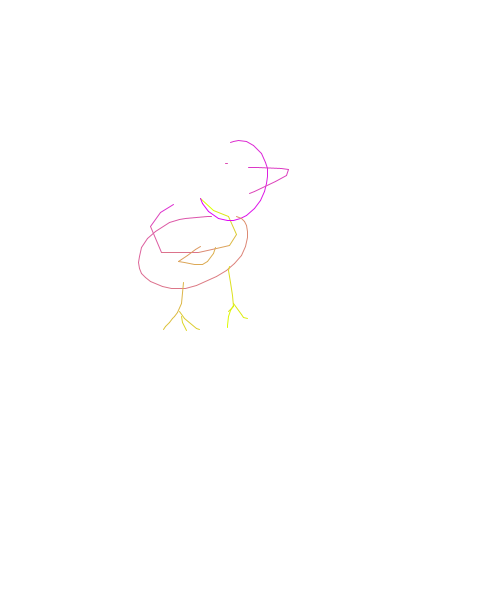
Frame 1 (no input)
Frame 60 (the mouse pressed at the canvas centre just before this capture): identical to frame 1, image omitted
Frame 120 (the mouse held since frame 60 and released just before this capture): identical to frame 1, image omitted

The Processing sketch that drew this single still picture (run headless with seeded random() and noise(); from frame 60 on, the mouse is pressed at the canvas centre):

// Processing sketch: sketch_180303a_read_sketch_rnn
// ── sketch_180303a_read_sketch_rnn.pde

FloatList inputStroke = new FloatList(
// circle (from bird input)
  //-4, 0, 1, 0, 0,-15, 9, 1, 0, 0,-10, 17, 1, 0, 0,-1, 28, 1, 0, 0,14, 13, 1, 0, 0,12, 4, 1, 0, 0,22, 1, 1, 0, 0,14, -11, 1, 0, 0,5, -12, 1, 0, 0,2, -19, 1, 0, 0,-12, -23, 1, 0, 0,-13, -7, 1, 0, 0,-14, -1, 0, 1, 0
  // bird base 2
  //-9.2,-12.400001,1.0,0.0,0.0,0.0,-22.0,1.0,0.0,0.0,12.0,-12.0,1.0,0.0,0.0,33.2,-6.0,1.0,0.0,0.0,19.6,10.400001,1.0,0.0,0.0,9.6,18.4,1.0,0.0,0.0,0.0,22.800001,1.0,0.0,0.0,-20.0,10.8,1.0,0.0,0.0,-32.0,0.0,1.0,0.0,0.0,-12.400001,-10.0,1.0,0.0,0.0
  // bird base 3
  
  
    -26.4,
    4,
    1,
    0,
    0
  ,
  
    -13.6,
    8.400001,
    1,
    0,
    0
  ,
  
    -9.6,
    13.6,
    1,
    0,
    0
  ,
  
    11.2,
    26.4,
    1,
    0,
    0
  ,
  
    36.8,
    0.4,
    1,
    0,
    0
  ,
  
    18.4,
    -4,
    1,
    0,
    0
  ,
  
    13.2,
    -3.2,
    1,
    0,
    0
  ,
  
    6.8,
    -11.2,
    1,
    0,
    0
  ,
  
    -8,
    -18,
    1,
    0,
    0
  ,
  
    -14.8,
    -6,
    1,
    0,
    0
  ,
  
    -13.2,
    -12,
    1,
    0,
    0
  
);

FloatList prediction = new FloatList(
  // good one (screenshots first)
  //-17.864302585991393,20.595817124959343,1,0,0,-10.37854589600954,-0.002269803930296877,1,0,0,-6.5041381790157144,2.063006940416965,1,0,0,-4.8961328226484735,2.82409213172939,1,0,0,-10.342868600832862,3.6054106867337086,1,0,0,6.588494290983084,4.452809804264114,1,0,0,7.144532941053767,1.9524082633385087,1,0,0,7.628578452258638,4.530035131965181,1,0,0,6.857268916884597,5.950197241581121,0,1,0,14.335839093907857,21.754134053270164,1,0,0,-4.571684396247875,5.81797014354429,1,0,0,-4.834861404651679,16.95865495841971,1,0,0,-1.284246122439011,11.164542267565297,1,0,0,0.7468624715928391,17.69995517150545,1,0,0,2.8085355981659843,7.751517850578618,1,0,0,9.92084247827268,11.475492222001495,1,0,0,18.824686024554126,12.035880716948117,1,0,0,11.84775439229727,2.98430933205029,1,0,0,14.030548419743864,0.9633792557105422,1,0,0,12.371966738628705,0.0011784601275299101,1,0,0,15.056001265085825,-3.4331116168617273,1,0,0,13.647551992588706,-6.5955810516090265,1,0,0,11.438772379685123,-8.949490104438746,1,0,0,6.7111731290618915,-7.480393733777684,1,0,0,3.735085377155771,-6.668860529942745,1,0,0,3.8404272318958674,-17.16255977858434,1,0,0,-0.5388794471314005,-8.261789110867241,1,0,0,-1.617334963884734,-6.5295971319646435,1,0,0,-4.733278485281355,-8.162523119561204,1,0,0,-3.6378194748142185,-3.846931057346487,1,0,0,-7.313362756093825,-4.9939979565162655,1,0,0,-13.992456623371528,-6.49546523251959,1,0,0,-13.613174455006728,-3.666139060582666,1,0,0,-16.40506781702681,0.00012102399275770217,1,0,0,-3.542017675813464,0.942567909922762,0,1,0,0.1135041331783299,12.60055194316948,1,0,0,7.8662123808688245,-2.085239772811391,1,0,0,6.591905754194519,-0.5695285507691639,1,0,0,14.137222833080932,-0.8310682225527586,1,0,0,11.207512032232374,0.7330658280688817,1,0,0,12.180208492045091,4.858837224822701,1,0,0,5.019647561185874,3.7191400392752225,1,0,0,3.6260676566599206,4.7445313404458,1,0,0,3.3214190099439747,10.251268882266583,1,0,0,0.8350106462509163,5.810061093919562,1,0,0,-0.34071689995470433,4.882623014791497,1,0,0,-1.989892948422202,4.237392446605986,1,0,0,-7.400890986162603,6.494893454504642,1,0,0,-12.39911374643378,4.699112053489912,1,0,0,-9.068105908078222,1.7413580401312965,1,0,0,-5.873407593797399,-0.0004416748482334205,1,0,0,-4.722080792062714,-1.3071282550507384,1,0,0,-7.98536934329906,-6.142304101417498,1,0,0,-6.197383170394507,-6.183983192117496,1,0,0,-4.240704350842677,-7.481113161742572,1,0,0,-2.5004036500756306,-6.765721736138603,0,1,0,-20.134514702294833,51.87081781433526,1,0,0,-0.07231007552324742,5.028938492571362,1,0,0,3.8107195015708695,19.46939626730352,1,0,0,1.3981251630328988,13.246900337621803,1,0,0,0.10038626383716365,7.422073722237138,1,0,0,-17.973743325887874,6.175636353501617,0,1,0,15.666984400969357,-10.216773068035577,1,0,0,0.6699905390757703,5.08527978549588,1,0,0,-1.2632624377117034,6.88337983516239,0,1,0,4.2921945384720415,-13.625050365463323,1,0,0,4.872413373401571,4.546542479766854,1,0,0,2.2428745524435754,-0.0008975667899414418,0,1,0,36.706854037078905,-42.57890477802946,1,0,0,-0.2545495489194371,5.526873053991268,1,0,0,0.11948412791581492,32.37761719160628,1,0,0,-2.11374864586812,4.14739800265142,1,0,0,-6.650058588751642,4.1714761020094215,1,0,0,-5.781314955462783,5.91264033010178,1,0,0,-2.6001809628290027,4.869065719050659,1,0,0,0.7193433373821622,4.942201385195641,0,1,0,16.305072269633524,-18.490087633161902,1,0,0,0.6017006358428428,6.429643123651635,1,0,0,-0.8148238334488545,10.376892841834593,0,1,0,3.4493748637259034,-20.522673634259085,1,0,0,15.693148718226269,8.597595409890884,1,0,0,4.378478915323643,1.2995036193949536,1,0,0,1.798406213563712,1.6523995501140354,0,1,0,-95.16255444856205,-158.54902736847677,0,0,1
  // 2 bird 
  //-28.448785880924117,24.148449791734695,1,0,0,-11.675786120083096,2.7420331139001526,1,0,0,-20.34389722969792,4.101319007134871,1,0,0,8.456995434573688,5.204093133399632,1,0,0,22.023383666617168,2.6656420805350716,1,0,0,5.500933300412688,1.817092378363991,1,0,0,4.694099475794531,0.0015540272582108784,0,1,0,39.93998779635313,19.099086530922367,1,0,0,3.7914332071467722,0.012430162244821935,1,0,0,10.442630771507188,1.1634687375633612,1,0,0,6.66327887778285,1.6816345906339907,1,0,0,15.402430240380196,8.658612467591304,1,0,0,20.01827120386103,4.726906905953212,1,0,0,32.633582216024,5.489962232681581,1,0,0,17.145760714941254,0.0005926354526960507,1,0,0,19.43405783334085,0.33192177612387913,1,0,0,6.021870927557468,-1.8306371843742923,1,0,0,8.894079016183179,-5.5009491491167495,1,0,0,7.126886086267995,-10.109979101631476,1,0,0,2.6240498679784374,-6.074370603496336,1,0,0,3.6840111757976906,-13.43953910307374,1,0,0,0.40397035359353944,-5.2170802076845995,1,0,0,1.2802557914801749,14.31953655016895,1,0,0,1.339499013132515,25.896406810071205,1,0,0,-2.818452922742918,20.70114901821841,1,0,0,-3.463969035887387,9.032061137896454,1,0,0,-7.394136737314298,12.71833511875752,1,0,0,-5.386433208318534,6.556967394080599,1,0,0,-7.347428928733681,5.933707800235698,1,0,0,-19.420397107025472,8.94407577390119,1,0,0,-14.598033785331326,4.144914318439342,1,0,0,-16.127607042287945,1.936819838069551,1,0,0,-25.745767368154386,-0.0006204119369451221,1,0,0,-19.703684627675965,-5.810882569844509,1,0,0,-18.434144442256773,-9.119765390038067,1,0,0,-6.808793826016996,-4.948375228960278,1,0,0,-14.92478035648485,-7.724754374037082,1,0,0,-13.145707497957735,-12.208634267951316,1,0,0,-8.257344212477669,-10.83483459236776,1,0,0,-6.642930515065148,-17.823492154129056,1,0,0,-1.2669400082345645,-7.003805498411351,1,0,0,0.488086437663734,-3.074847474545541,1,0,0,5.11988812451223,-4.890559558626896,1,0,0,9.94338126144993,-3.3081672548032834,0,1,0,33.595420493539976,-0.008609865295571438,1,0,0,-2.849229065833879,-0.0021698531473537844,1,0,0,-6.524130511836854,3.2739549778761923,1,0,0,-6.4147348957631,9.77865863147149,1,0,0,-0.9269487397412108,9.002997746235545,1,0,0,0.7673868852982882,5.674496777817417,1,0,0,6.368056592457158,10.201458213118045,1,0,0,7.73496768770997,5.5186211902786395,1,0,0,14.902887198528777,7.595566428940221,1,0,0,11.013688188685967,2.661666512115979,1,0,0,8.370300185621991,1.1526877205623411,1,0,0,16.405019337451325,0.000030124588516182773,1,0,0,19.43725744342282,-5.087687031273247,1,0,0,9.225760033435998,-4.34939576295002,1,0,0,4.686333625964428,-3.756980681219637,1,0,0,3.2576536994666503,-9.016703061621978,1,0,0,0.09422653567828805,-5.646423874916727,1,0,0,-1.2734664613250686,-3.970982559980213,1,0,0,-4.544211500767456,-5.2450805833798455,1,0,0,-11.656323102515664,-8.025092358234852,0,1,0,-97.13747675650858,-45.353872714064394,1,0,0,2.3202153765754083,1.8993662678123846,0,1,0,42.95538065320162,113.89712859651921,1,0,0,-1.458716424641261,18.322258375503644,1,0,0,-5.967449379259078,14.462565764832016,1,0,0,-9.098584058701158,1.9849867330012243,1,0,0,-8.408848888823341,-0.906309913682482,1,0,0,-13.647251564561152,0.6258945186055105,1,0,0,-7.876840357279653,2.0349707069962863,0,1,0,43.48487938713387,-4.650248164081603,1,0,0,-3.2049920829872027,1.188347470834194,1,0,0,-7.2722901602964445,8.80163880045617,1,0,0,-3.4587616690611807,6.302883147213577,1,0,0,-0.7414007916661195,4.331501232448249,0,1,0,17.592082468617935,-21.29655250246064,1,0,0,1.285172667408095,9.999936087325844,1,0,0,2.9230065220422707,8.49529945393523,1,0,0,1.9233501773269155,3.4078761909206694,1,0,0,4.142672282482664,2.5302127746742884,0,1,0,43.54608163286996,-55.58962694692204,0,0,1
  // 3 bird
  //-24.929931199163473,23.431054874661132,1,0,0,-23.30886914051702,-0.0022819808586281836,1,0,0,-13.200382796977953,2.746954071673021,1,0,0,-6.582642507603272,3.5169661268353365,1,0,0,4.600623065048338,2.5927969443055834,1,0,0,12.192417885364614,2.578729093054995,1,0,0,25.979105938375458,3.9759961997964104,1,0,0,2.829524213572507,2.771907965940756,0,1,0,45.61118694169856,-21.817013195236612,1,0,0,2.8127618140434576,-0.1691985620586863,1,0,0,7.392571843985191,2.1296873237097635,0,1,0,-20.383814076868628,1.8235294624033196,1,0,0,0.8074918474195932,-0.0010465873509936353,0,1,0,-3.791839134813751,43.87856859611467,1,0,0,-0.00478061730703752,14.171715181249933,1,0,0,7.836728061268309,34.26980942594908,1,0,0,13.756494102596282,27.153105778403482,1,0,0,7.506099578806299,8.271779062705978,1,0,0,10.57800589792065,6.8280584697975275,1,0,0,18.532443851161478,7.418912631633201,1,0,0,11.701456184086213,2.5388622174280067,1,0,0,15.663460108629984,1.0090353306741284,1,0,0,11.977861006988796,-1.5459151083082758,1,0,0,15.971437035287435,-7.966926880191984,1,0,0,11.292424362910955,-9.083778205862684,1,0,0,9.643930882797264,-15.42103644204635,1,0,0,9.124507789252727,-39.72808119987117,1,0,0,-1.0497227135816751,-13.002493752388881,1,0,0,-11.848215842498387,-22.101342705848477,1,0,0,-6.781215319066367,-6.658593446020784,1,0,0,-32.489333185881,-15.264532314160508,1,0,0,-10.785015561634335,-2.8172081243125633,1,0,0,-18.950613207227278,-2.271159132386524,1,0,0,-12.926858158061412,-0.0004461852939178138,1,0,0,-14.299140673165452,8.02714554953861,0,1,0,16.998227177812222,111.47050748000345,1,0,0,-2.6792819564740986,11.744471705328346,1,0,0,-6.126462274788436,16.41966174145102,1,0,0,-6.844623370814208,11.908456187868088,1,0,0,-1.4252284654950012,3.945800814598484,1,0,0,-2.6043238309301597,19.562964046805114,1,0,0,-2.0502776931913522,-0.0015581283649472452,0,1,0,55.076332455812874,-49.23095259974886,1,0,0,-5.624702088364068,43.10449460005942,1,0,0,-0.7748259553412546,1.2942608616525353,0,1,0,-31.980600192766822,-146.0248704998274,1,0,0,10.949223060232534,-3.568872778450337,1,0,0,14.709572684322803,-7.660328488085901,1,0,0,27.889685332173215,-24.208165994728624,1,0,0,21.274943433872824,-19.73944601012848,1,0,0,6.4674648852979555,-4.618246026008014,1,0,0,5.868244229998321,-1.8169864305133272,1,0,0,11.459381826173704,0.9059716541470934,1,0,0,5.312127131406813,3.004110170943778,1,0,0,5.517381548538757,7.055632275238586,1,0,0,4.328599791974518,12.7553886536345,1,0,0,1.5300315185356512,12.90496119046328,1,0,0,-1.4565809155889764,20.810399985918544,1,0,0,-2.076322059408739,7.025538472321716,1,0,0,-8.80816303360947,14.067325045690971,1,0,0,-12.869743888953233,10.335944913369664,1,0,0,-19.90830430431991,9.298976243926822,1,0,0,-7.924989252602495,-0.0620458362990466,1,0,0,-12.527066281540373,2.0204911867560185,1,0,0,-9.876517144821582,0.0001277224172578536,1,0,0,-14.465884033871307,-5.146817687709907,1,0,0,-5.94107968089906,-1.0367644608714583,1,0,0,-4.2788344538695355,-2.3619432514550174,1,0,0,-2.9511592810981435,-5.171756095785322,1,0,0,-1.0602491410856305,-5.281301497674366,1,0,0,0.16889820532084546,-5.551671630386601,1,0,0,2.818721625104663,-4.20757443508358,0,1,0,-54.20874623295808,33.401492105905646,1,0,0,6.776624079652273,4.138730923880134,1,0,0,10.670890611013744,2.563010659681459,0,1,0,2.678185952788916,-13.274298597964043,0,0,1
  // 4 bird
  //-18.834803766719162,27.02207665070319,1,0,0,-7.872669566526396,-0.002590284134998051,1,0,0,-15.583112320440152,6.075731556130832,1,0,0,5.922726455972005,2.9011777285782814,1,0,0,17.625481706261176,1.7740109944591202,0,1,0,32.990685373441444,25.13813806358589,1,0,0,1.1349222795139768,5.5774262719350505,1,0,0,12.187215558303096,48.69348192515214,1,0,0,5.055422466898135,8.201952344149799,1,0,0,13.768934057738356,11.944178260547853,1,0,0,5.639138805806397,3.0841399519967623,1,0,0,11.372789059163342,3.720104276872437,1,0,0,13.313418510558138,1.5935949724059078,1,0,0,12.393494337794568,0.00157433306857238,1,0,0,13.787365225285447,-6.3344447927033,1,0,0,9.199545916500021,-6.384816466925206,1,0,0,8.325962413806698,-9.8258707646961,1,0,0,6.42298344915775,-12.688406792677535,1,0,0,3.426093897208615,-11.368667542502973,1,0,0,1.0982556403107993,-10.249599586008118,1,0,0,0.04760052789566006,-8.361739190020202,1,0,0,-1.593343920305902,-6.848697973019973,1,0,0,-2.926090452861929,-6.181275329759245,1,0,0,-5.475071665983057,-8.499057183969281,1,0,0,-15.064613582878836,-15.161879038685031,1,0,0,-20.961719751924175,-12.20462027915151,1,0,0,-12.050119387178347,-4.549064200328733,1,0,0,-14.314482825513439,-2.0982705251662956,1,0,0,-8.71796337755159,0.00015032238960347973,1,0,0,-4.463726990835734,0.7720183814397098,1,0,0,-3.62410012274485,1.7002690914668852,1,0,0,-2.4688117769591726,4.275158990269753,0,1,0,50.352672810870736,41.0541983003961,1,0,0,2.800483412755775,-8.360300561411446,1,0,0,18.174243868140415,-18.111428471243695,1,0,0,7.973499421538287,-6.497307611138201,1,0,0,1.3684033246011196,5.196783400431064,1,0,0,-4.4943853873718576,9.441812592969063,1,0,0,-12.134636972250055,17.457829816851447,1,0,0,10.650495900628789,-8.440872821115263,0,1,0,-59.82943556663234,40.3847413100576,1,0,0,-0.7316204446537238,1.6850814524675515,1,0,0,-4.3460882066712365,29.66291768391679,1,0,0,-3.696723056603627,12.467735583605245,1,0,0,-0.5017448914971744,3.7964223478949517,1,0,0,-1.0398440799515536,3.0044589824534333,1,0,0,-6.640670107154391,6.934764448424155,1,0,0,1.3611386449639595,-2.829921322895578,1,0,0,6.129040472716149,-6.230406265941351,1,0,0,1.5056218580184202,12.148873136412414,1,0,0,-0.35185328858922404,2.892478454818712,1,0,0,1.6682943226306743,-0.24475592225577897,1,0,0,8.016826153800709,-7.937641546003123,0,1,0,34.526203855520585,-37.446155781997795,1,0,0,-0.6794401889835506,7.744917954920146,1,0,0,1.2855000004580848,18.823339841545334,1,0,0,-6.076427124067367,3.586678668514756,1,0,0,-3.923763513528446,2.5300429812685303,1,0,0,-3.3680438297545607,3.5827239626957743,1,0,0,6.112342402344862,-5.440755930194591,1,0,0,3.4660516047075483,-2.810736440220857,1,0,0,1.6295916495982274,1.2451832341384759,1,0,0,3.631149676866856,7.656880326660614,1,0,0,2.008473705023768,2.55307741986305,1,0,0,4.370942257096228,0.3599569100067317,1,0,0,0.6911659773998469,-5.347017315389103,1,0,0,-0.2706792320501464,-2.0342072039641246,1,0,0,-1.2138976499259657,0.07776389180428275,1,0,0,-5.52177132298577,6.5884979322312915,0,1,0,-97.50580893186714,-139.46083879656888,0,0,1
  // 5 bird
  //7.237738720404765,8.581084622825237,1,0,0,5.168403477320499,-1.0622692656578139,1,0,0,19.537585786144994,1.7468607538410776,1,0,0,9.513943527341086,2.1306050870686555,1,0,0,17.495884208055863,7.706827369233645,1,0,0,10.383236083916682,10.240895420337973,1,0,0,2.7833787033927297,4.637808570628385,1,0,0,1.2062762207057762,4.995885337126841,1,0,0,-12.003197424740653,4.572759520332685,1,0,0,-35.34256429570314,3.4006024506647696,1,0,0,-6.244842545845444,1.2117737166009608,1,0,0,-12.130470045441971,-0.0008232520699556645,0,1,0,-17.105080211575704,-24.960857812485028,1,0,0,-1.9805955652870577,-0.0009044300994205654,1,0,0,-1.2066774000398341,4.183698827570298,1,0,0,0.1905886857125748,8.79355444635725,1,0,0,1.8508992171487777,4.497777925889322,1,0,0,4.798966575750944,6.379618103757438,1,0,0,6.654669485768971,4.326936159869701,1,0,0,7.273800323620204,1.3581115500698009,1,0,0,4.46227488047159,-0.6684667741986822,1,0,0,4.512044310202116,-1.9131594419410267,1,0,0,3.9082799536392865,-4.001166967695746,1,0,0,1.8869984876062789,-3.544704817324084,1,0,0,-0.47080455082878775,-5.736993075844039,1,0,0,-2.350713808759945,-6.5491304729389235,1,0,0,-6.188613320938242,-7.815833657006958,1,0,0,-4.473212286476212,-3.41693339705236,1,0,0,-6.061476460016138,-2.7367970156203256,0,1,0,-20.742122162250556,37.82587558519313,1,0,0,-4.599164309506397,4.223955698854454,1,0,0,-3.6121635696682803,5.49149229249299,1,0,0,-13.77910552196043,24.024421838436634,1,0,0,-10.319696488408157,12.0200833207894,1,0,0,-20.261334581853877,27.29093590522942,1,0,0,-1.9610389407415,4.595401054287557,1,0,0,-0.5652699288552238,3.2263921235325266,1,0,0,1.7406820453929508,9.010639236637573,1,0,0,1.8150651128980793,3.9393003092415477,1,0,0,2.8695838591443383,3.9536282322863614,1,0,0,15.148810738182775,6.099368926726473,1,0,0,11.451411191291738,0.0006386936067457386,1,0,0,10.202213886144868,-2.254123000969642,1,0,0,8.604034359618234,-3.7312003933873648,1,0,0,9.539292984750636,-6.391513759479675,1,0,0,9.854351549745491,-8.904541142988117,1,0,0,7.449198315543493,-8.405984390765497,1,0,0,7.526455383613008,-11.667239412646792,1,0,0,3.579668099208618,-8.046263759954961,1,0,0,2.1058344317466346,-7.723960770266137,1,0,0,1.5025643183244106,-11.688196600063193,1,0,0,0.08195949430663972,-6.51129744386745,1,0,0,-1.2829501586922052,-6.639802605700915,1,0,0,-2.0831154541983348,-4.135318188530858,1,0,0,-2.937188070765855,-2.504173749544337,1,0,0,-2.882598124591538,-1.2028869866957874,0,1,0,-32.82183428073566,13.229407074460113,1,0,0,-2.0551306003831593,3.4934910579721303,1,0,0,-8.814527266890053,13.411208065994785,1,0,0,-11.410526841250377,12.894305921749718,1,0,0,-4.49222443563039,4.3587693929020705,1,0,0,-6.919772263147747,8.50499522862424,1,0,0,-3.560238152805527,6.068431167486091,1,0,0,-2.706420287329783,7.385542845220388,1,0,0,-0.5725401194361768,3.829855299621128,1,0,0,0.6678050960500158,2.675739962097872,1,0,0,2.9941186551925334,1.2685250472412781,1,0,0,11.95710444941078,-2.6027183786204255,1,0,0,4.320489546053714,-2.011711874878505,1,0,0,16.77625295374219,-11.993292044858547,1,0,0,20.375370722282625,-19.86735751614836,1,0,0,3.870488256282992,-5.930224941206376,1,0,0,3.6950683963272857,-9.40093087354988,1,0,0,2.3183462005844007,-11.642377200392465,1,0,0,0.3455023429658958,-2.3341430325614025,1,0,0,-1.0067882521351372,-3.58480969237817,0,1,0,-23.482042336175965,72.44789848400518,1,0,0,0.7414741410713095,4.856327224700188,1,0,0,3.842946847595529,31.25644531958713,1,0,0,9.915651229926992,2.4723199273743734,1,0,0,11.076811574300205,1.6413695868082345,1,0,0,7.637681838770545,1.1611913202180337,0,1,0,-24.201126962339732,-9.943369160751933,1,0,0,-2.738407797553001,17.126028301020824,1,0,0,0.16314584474551658,7.827421675222913,0,1,0,0.7385668758256062,-25.195923351967956,1,0,0,1.5006498612678898,-0.0011366716513625478,1,0,0,6.7625330330864575,5.212184959982049,1,0,0,19.92709567122382,14.557682744372507,0,1,0,-56.38455767179183,-54.875337410618734,1,0,0,-0.41062060205589107,4.489531626494293,1,0,0,-1.2499670351756536,26.06212549734617,1,0,0,-2.096717815153387,7.179349380916529,1,0,0,-1.0945337111419444,8.1010862690623,1,0,0,-1.461910568118673,3.4437494483894135,1,0,0,-4.619328278633661,4.964118069662243,1,0,0,-13.069787376600567,11.349107463153592,1,0,0,-7.061521881323411,7.195105851619469,0,1,0,18.827171374720468,-24.541229917994333,1,0,0,5.25714549413668,15.506146472647188,1,0,0,4.621322256334134,7.888546798376804,1,0,0,4.267096296106386,4.846230126744286,0,1,0,-9.795915963062917,-24.54053674787267,1,0,0,-2.1120819146936762,5.375015645824578,1,0,0,-2.7920767576537453,18.39457376221328,1,0,0,-1.4170329928585306,5.247409215683945,0,1,0,49.831462302209104,-171.96003470049888,1,0,0,-0.2844409706203312,1.2363329982606723,0,1,0,-3.103535097642791,14.56023388547712,0,0,1
  // 6 bird
  //23.23028712844275,43.819827537752374,1,0,0,20.072875775081688,1.575576116608603,1,0,0,7.180591345140585,1.5541032528308412,1,0,0,15.90951849132788,1.1855073875451245,1,0,0,20.036975641731253,3.1145740159416655,1,0,0,-7.683568680895253,2.947359951846955,1,0,0,-32.35596381017011,10.728516110179115,1,0,0,-15.25476113840749,2.057033571339155,1,0,0,-9.587317060929482,-0.0011493764908393593,0,1,0,-31.586610058414923,6.3497088708749425,1,0,0,-4.833674435207091,4.737558843447193,1,0,0,-8.563315463879174,18.476964346301955,1,0,0,-16.42544517349588,31.95198101183796,1,0,0,-2.2421468120412453,8.213940935304985,1,0,0,-6.427414520117597,11.446779398766546,1,0,0,-8.197095388480271,11.531181143366965,1,0,0,-12.299589264469098,13.088138048324344,1,0,0,-3.3159665271664376,4.826120079178815,1,0,0,-3.0779665391488495,2.692399697935164,1,0,0,-12.808520643778742,7.058049462289376,1,0,0,0.3620362227816274,0.7053419434485897,1,0,0,7.581105531381652,-3.250778884239025,0,1,0,45.42757481146928,-54.53933328338588,1,0,0,-0.15716086075375155,3.9759834843013584,1,0,0,-6.281785894077274,12.044316543133734,1,0,0,-3.8904353641202247,11.731208231673444,1,0,0,-1.4309273639054647,8.70144171652835,1,0,0,-6.181695745287615,14.905572423114748,1,0,0,-5.704768912818098,9.687455740916565,1,0,0,-6.324006150230051,6.818365328372814,0,1,0,71.62564615730594,-122.3805555551626,1,0,0,2.366584743621882,2.819722511166125,1,0,0,13.782951969603076,10.629004256657053,1,0,0,17.790296213084677,10.996297540365536,1,0,0,2.9955841198887785,2.930018851569078,1,0,0,2.626121159712368,5.343631224291804,1,0,0,2.3733018261092043,8.048814698371462,1,0,0,0.5086200695635097,14.728724755733772,1,0,0,-6.223491627728667,19.671484463121487,1,0,0,-5.91621577720451,8.800362805945317,1,0,0,-6.939621378606108,7.361339439612291,1,0,0,-8.597639511515352,5.979807647246968,1,0,0,-11.671205131842823,5.04164900815481,1,0,0,-11.014019158717367,2.8686552348087284,1,0,0,-6.891759638471309,1.011238383218437,1,0,0,-23.67118107384955,4.446287151612591,1,0,0,-14.748295955572186,0.0008275879926204854,1,0,0,-13.418798499044257,-2.3878214800446003,1,0,0,-3.4531214984671768,-1.6835542051676833,1,0,0,-2.2494512986932196,-2.0992855575759948,0,1,0,43.33573863464602,-32.038048922444865,1,0,0,-5.2670634847215805,7.696401041127037,1,0,0,-4.767364458422855,4.80706466534576,1,0,0,-6.901856013309682,3.9196314963363497,1,0,0,-19.711719006375006,8.017258976060868,1,0,0,-4.148496377491448,0.7910641994927623,1,0,0,0.3520755681708404,-0.00077650305278331,0,1,0,32.91250859350442,7.792715606367012,1,0,0,-0.006721730378824886,11.082257431303569,1,0,0,-1.8987892618829945,9.432171652941523,1,0,0,-0.0372355375841109,4.53710232953654,1,0,0,7.410591851557237,17.704976490268216,0,1,0,-3.192091274975934,-0.9899365779491801,1,0,0,-1.7578173349556976,2.61825415300899,1,0,0,-11.346053586246537,13.703685004007284,1,0,0,1.2642829570662037,-1.086374458016494,0,1,0,12.482146001552126,-14.308604453712478,1,0,0,5.828108832381142,8.450852550231332,1,0,0,5.3390586329664975,5.543053278629169,1,0,0,4.179250423218752,2.7340766758036144,0,1,0,-14.43222519877021,-17.465199757330986,1,0,0,10.258590993191536,-0.3169516137231427,1,0,0,3.4606700427759525,-0.9864403549136646,1,0,0,9.977677202834967,-4.984431270131996,1,0,0,1.0616030673760053,-1.5080001051478475,0,1,0,-5.276216893864525,-37.898469373142184,1,0,0,4.892550709564688,9.034629680908376,1,0,0,6.504344288666107,19.48666031972761,0,1,0,-2.4144235026349192,-0.09448509635498219,0,0,1
  // 7 bird
  //16.002672131045248,47.03279452027326,1,0,0,9.29429936870788,0.33326228949050013,1,0,0,0.12189690134533263,0.0002557600201470728,1,0,0,-4.25763078739977,0.13749145124402487,1,0,0,-17.51261759247339,4.860736327577419,0,1,0,4.419297108743518,-34.22478107856633,1,0,0,-0.21081046493581418,-0.0007049643781551125,0,1,0,14.411034587749292,26.892951322163075,1,0,0,3.0255736860550115,2.0545710160233406,1,0,0,13.50216390000475,6.610237019115661,1,0,0,5.254483258966148,1.5043378753615053,1,0,0,2.857617483478655,-0.004233761015324817,1,0,0,4.859886687139371,-1.9436627727572706,1,0,0,6.411389458802106,-5.342089759181607,1,0,0,2.6902039324850655,-4.387958141180525,1,0,0,0.4965441753948855,-3.0884544209580294,1,0,0,-1.0293287709296364,-3.8391198788939476,1,0,0,-22.780087236843915,-10.349907540663844,0,1,0,-16.04152688569064,-4.484081842532988,1,0,0,-0.36936381519917477,-0.0018013555644413968,1,0,0,0.5747119950271804,-1.369665207847029,1,0,0,1.2843192422873422,0.8481117613031844,1,0,0,-0.07225178729991967,-0.21350689904193138,1,0,0,-0.6258751111990251,-0.6273806954191476,1,0,0,-0.8356379120418845,0.4293888109828615,1,0,0,-0.44615979914514897,-0.1288232318555038,1,0,0,0.41783259447707544,1.113873627773753,1,0,0,-0.4748143749730481,-0.38238319122313263,0,1,0,-54.589077017521014,33.98534854363246,1,0,0,-10.849221434237972,0.15272809014818337,1,0,0,-21.24331416376866,-4.465565213061802,1,0,0,-33.63421436789004,-4.63072371369306,1,0,0,-19.37635990881761,-0.08148531524563543,1,0,0,-22.902682489909495,19.257149530364714,1,0,0,-3.883990974179569,2.616608644196742,1,0,0,-4.402925617976519,5.749179888518463,1,0,0,-8.367601972924312,18.200349597642248,1,0,0,-1.6019382024212023,9.243578081940726,1,0,0,-0.1632225753477332,9.426952242929048,1,0,0,5.024707222829151,15.92427890272899,1,0,0,5.492849288514854,7.788672475865569,1,0,0,7.839376665299835,7.04777950116017,1,0,0,9.028299822224705,4.759474960132066,1,0,0,12.346564302103998,3.842689545357654,1,0,0,15.265706407912603,2.9709594789284437,1,0,0,37.154956376287466,0.6718396704805918,1,0,0,7.449575970611825,-1.4516191642381624,1,0,0,11.799975598522426,-3.8288578855519977,1,0,0,8.382384876319065,-5.1232973601400245,1,0,0,13.644121756705964,-12.552202927020417,1,0,0,9.77436442835711,-15.55559915576233,1,0,0,5.181156259400055,-11.441436140746811,1,0,0,2.2676380930896642,-7.6601908102266965,1,0,0,2.4721235049223815,-17.783688824358137,1,0,0,-0.5704151451343611,-10.752785354143477,1,0,0,-1.8158264382242197,-5.209313565898407,1,0,0,-2.178585409827873,-2.493330899895601,0,1,0,-75.86023726762043,85.29917349229494,1,0,0,0.13678688284871005,16.51955110391389,1,0,0,-1.7874257796222455,22.489707405751858,1,0,0,0.25591256461317385,7.405891005441144,1,0,0,2.546085822924407,1.6948483247485433,1,0,0,2.6862472996656437,1.635420885593446,1,0,0,7.313404773337678,2.2268460595163333,1,0,0,5.634390886394662,-0.0006474852125693184,1,0,0,8.948449371682086,-1.954204206418369,0,1,0,-30.346875983968587,-5.803335049970035,1,0,0,7.243618611511363,4.421528538011843,1,0,0,12.683539664415017,11.85528791844848,0,1,0,-16.715608324858053,-19.67151601101173,1,0,0,0.5414143440351047,15.047274174483837,1,0,0,1.6421801317956297,6.812784092837396,0,1,0,18.556605391669418,-64.60049973148952,1,0,0,-0.9519505438556621,10.321421199694338,1,0,0,2.044437735060484,23.38350458696984,1,0,0,5.167587402452024,6.5083029847433425,1,0,0,8.749717587071387,3.092900561683783,0,1,0,-13.513964208314858,-4.591384145333408,1,0,0,4.885949124058532,0.8190577904314228,1,0,0,22.135492635517384,6.130095016432367,1,0,0,11.935670342792955,5.153281056303602,0,1,0,-36.4275358622054,-14.43514483899281,1,0,0,3.123994399792958,5.681686928199084,1,0,0,6.176130197502296,7.393544265035632,1,0,0,10.764086622896205,9.411028209149121,1,0,0,5.777849029083649,3.7856106065463444,0,1,0,-25.68909059197474,-23.7929401370714,0,0,1
  // infer bird base 2 (1)
  //-4.119569257582111,-5.488983525880285,0,1,0,44.56182287748254,-15.386680018476069,1,0,0,11.997830057703714,-0.002197043874259233,1,0,0,18.95176800725572,-2.8331894248809446,1,0,0,2.0589051774166656,4.209397736813234,1,0,0,-14.339783473604362,16.771205170839462,1,0,0,-8.317490679913977,3.807451811841878,1,0,0,-11.138673170383884,0.6225503690187725,0,1,0,-30.054763549459675,8.120452143539444,1,0,0,-9.480277139074813,10.643320357646608,1,0,0,-11.058502920609943,8.845204759559518,1,0,0,-8.985634185999354,5.052364967341802,1,0,0,-14.134136455607887,5.172210538472429,1,0,0,-26.20937228217543,4.275248429565677,1,0,0,-23.66819731416134,13.407815760883294,1,0,0,-7.558061728867538,8.102424391588146,1,0,0,-9.098086512733113,13.49394766109191,1,0,0,-1.2173991582625439,9.387735618716427,1,0,0,0.7020600485412963,9.686071974165811,1,0,0,3.0975209049273786,6.151900587912635,1,0,0,6.814143716886817,7.302381099936182,1,0,0,11.617773715790278,5.551019009919051,1,0,0,11.916595125712703,3.8590617469551725,1,0,0,40.550285995544634,-0.42317811195103927,1,0,0,16.80809523713967,-3.6950299055316154,1,0,0,35.94267674261761,-16.4105088396212,1,0,0,12.072932800084121,-9.881456713445385,1,0,0,9.130632695091984,-11.898117677445612,1,0,0,5.600850639750336,-10.535311063763208,1,0,0,3.5681771162632385,-13.017150952600058,1,0,0,0.9036705971563492,-10.81123903634208,1,0,0,-1.7964292940626634,-13.213371020214254,1,0,0,-5.01183445396157,-10.62387945962792,0,1,0,-82.608716447785,31.11097749968245,1,0,0,-15.110522757632245,-9.079134461734546,1,0,0,-12.590460927088913,-5.6686194534592245,1,0,0,-8.913137378411633,-1.2759125228833679,1,0,0,-26.7650044606952,0.8592335268567155,1,0,0,-10.168082293033128,2.8066538286533755,1,0,0,-6.119174632498274,3.0795033972252037,1,0,0,-8.230825989730752,6.772805172010209,1,0,0,-3.0348030092772067,4.811815910000437,1,0,0,-1.8192110971208615,5.903497869194076,1,0,0,0.07748504364718983,7.219992917250678,1,0,0,2.074325913109987,5.005408145942391,1,0,0,4.908927354973666,4.489344118842503,1,0,0,11.1506494702916,4.319180744796791,1,0,0,13.789310393444481,1.6256200287188645,1,0,0,14.462627415305661,-0.9441019071080169,1,0,0,13.0086954900639,-4.4903931962059,1,0,0,18.58362153386234,-9.483064650856566,1,0,0,17.463611327200816,-11.796911483270152,0,1,0,3.784566241362196,74.26273915712908,1,0,0,-3.0951181466971267,19.925302065830827,1,0,0,-2.6778835897119686,7.666169917854888,1,0,0,-0.7626807223294338,5.941999586149888,1,0,0,8.289277406867221,3.5345372038315754,0,1,0,48.0700468065989,-59.9434503837938,1,0,0,-1.4843727119190209,7.884511515174897,1,0,0,-0.14502558248206998,29.460178114132248,1,0,0,0.9486869012351199,6.477566417909123,0,1,0,11.631500319285216,-133.8531457102441,0,0,1
  // infer bird base 2 (2)
  //-2.2365092643507194,-12.615243586939345,0,1,0,14.253888760985292,-10.312303481138123,1,0,0,-4.252943299950419,-0.0017461820862025783,1,0,0,-14.996745805800451,9.642399643466877,1,0,0,-11.456372822703765,5.562749138214585,1,0,0,2.4863434842134713,4.740571234558661,1,0,0,14.743806157181016,0.19835651592367615,1,0,0,16.755805527041964,-2.0594683548369193,0,1,0,27.67924587871187,7.236091994650433,1,0,0,4.466283803835337,7.1394404907490125,1,0,0,9.268707467961077,9.268176339219856,1,0,0,9.520695236622181,5.381832749579301,1,0,0,12.07319898096031,4.021754888722142,1,0,0,7.470143580603087,1.6074623458604937,1,0,0,14.205982614088146,0.0011618671442033418,1,0,0,6.640235669362393,-1.7057915619178163,1,0,0,18.443301045220952,-20.359465762462474,1,0,0,2.5367384616668174,-6.289564067973158,1,0,0,0.9392602872141805,-7.38089595327805,1,0,0,-0.3533036314067313,-7.771885650532329,1,0,0,-2.7046302749128097,-8.168061175646502,1,0,0,-4.627797943847743,-5.540383763624793,1,0,0,-8.334858965702464,-4.804906664913477,1,0,0,-6.327989964647973,-1.8120097216647455,1,0,0,-8.17402640159765,-0.7108141727087812,1,0,0,-10.895149617401298,1.2439068748177624,1,0,0,-6.861751738300213,1.9673778668422215,1,0,0,-9.743860830487204,5.749081311397607,1,0,0,-6.319418253622141,5.753360879854149,1,0,0,-3.2294432726590947,5.480442270455577,0,1,0,16.085585864152762,28.520855786850763,1,0,0,-0.7337017704732204,-0.011391505021453878,1,0,0,-3.6639456225836073,24.596975480733413,1,0,0,-2.8594213157177157,11.039464294787946,1,0,0,-3.813184707567646,3.0727803419378894,1,0,0,-3.318261597691083,0.6277404604989162,1,0,0,-17.548843631122942,3.0801811226611915,0,1,0,22.882837819976814,-3.558504128144049,1,0,0,-0.004221309960163475,7.970516432298097,1,0,0,-1.4618888237942953,8.658148512312481,0,1,0,1.0768418498138415,-18.91759328976139,1,0,0,4.531331250412563,5.917732864102341,1,0,0,8.575966840297145,7.4566341755792935,0,1,0,31.3721454637171,-40.6200664105937,1,0,0,-0.26687297137030463,14.830975868816765,1,0,0,-1.7085521716185312,8.065201673736945,1,0,0,-1.4563157184852313,1.3407220963831212,1,0,0,-4.8175258291543015,1.142722304334849,1,0,0,-11.810712754855084,6.582275396860337,1,0,0,-4.207524077437701,3.5321202801295684,1,0,0,-1.5574248736636547,0.5297352149662975,0,1,0,16.980319581825775,-8.903101977197913,1,0,0,-0.5789436637097504,5.538593848075162,1,0,0,0.7622451458587698,5.392071777461626,0,1,0,3.614636117674111,-10.72434279889089,1,0,0,12.343984384197313,7.041851532418146,1,0,0,5.7755921286060365,2.3893315979406786,0,1,0,-50.032085661587146,-78.45623056583517,1,0,0,7.748458405381008,-6.255848143296697,1,0,0,12.808915177753732,-7.980439419521104,1,0,0,16.641966559787004,-6.339600461289756,1,0,0,33.9397855211977,-7.781966689732553,1,0,0,1.2857715068497766,2.8538098998504573,1,0,0,-3.223773900529961,12.066067135513649,1,0,0,-2.473719463136936,6.297603059679644,1,0,0,-3.5868289774518636,4.175461112837026,1,0,0,-9.341603509834725,7.026147047265604,1,0,0,-14.093594710527485,5.333027022561461,1,0,0,-8.138326360138377,1.7849054856394584,0,1,0,-54.470035031953536,-16.542456790809293,0,0,1
  // infer bird base 3 (1)
  
  
    1.7581622692852161,
    5.197062169433379,
    1,
    0,
    0
  ,
  
    6.0625737288537,
    8.322345732542365,
    1,
    0,
    0
  ,
  
    10.3211577382101,
    6.2944495940272365,
    1,
    0,
    0
  ,
  
    8.313986039511704,
    2.0556991710756485,
    1,
    0,
    0
  ,
  
    6.278709408635118,
    0.06574224950740525,
    1,
    0,
    0
  ,
  
    6.640832688883448,
    -1.3941933516415643,
    1,
    0,
    0
  ,
  
    6.248845612082852,
    -3.2593497010426917,
    1,
    0,
    0
  ,
  
    7.979243660660489,
    -7.2059431236518465,
    1,
    0,
    0
  ,
  
    5.820171541573107,
    -7.639350598400524,
    1,
    0,
    0
  ,
  
    4.360346904592972,
    -9.153386399047918,
    1,
    0,
    0
  ,
  
    1.9715047436608875,
    -7.77675940188199,
    1,
    0,
    0
  ,
  
    0.9500527883436438,
    -7.599361302022665,
    1,
    0,
    0
  ,
  
    -0.23279619357089149,
    -7.862595620531166,
    1,
    0,
    0
  ,
  
    -1.532029454359535,
    -6.305969079809344,
    1,
    0,
    0
  ,
  
    -4.104625987882114,
    -8.269185713980205,
    1,
    0,
    0
  ,
  
    -7.936093053849059,
    -8.231630948084597,
    1,
    0,
    0
  ,
  
    -7.030012320826593,
    -3.7033943106401677,
    1,
    0,
    0
  ,
  
    -7.756604008703754,
    -1.184931233206134,
    1,
    0,
    0
  ,
  
    -5.4457554431865,
    0.46518254693288424,
    1,
    0,
    0
  ,
  
    -2.831300411628135,
    1.3542884405525146,
    0,
    1,
    0
  ,
  
    17.76879282206178,
    25.253153364179898,
    1,
    0,
    0
  ,
  
    8.653136751221604,
    -0.533091335205536,
    1,
    0,
    0
  ,
  
    24.059520963467893,
    1.5289171841595859,
    1,
    0,
    0
  ,
  
    7.084592376363069,
    1.1725672632378459,
    1,
    0,
    0
  ,
  
    -1.7067632133640314,
    5.336190451414813,
    1,
    0,
    0
  ,
  
    -11.072097494661927,
    5.882838423519626,
    1,
    0,
    0
  ,
  
    -21.298249247290354,
    10.011021458036723,
    1,
    0,
    0
  ,
  
    -4.422975696640129,
    2.570290520102143,
    0,
    1,
    0
  ,
  
    -21.781075642733803,
    -29.968089716543417,
    1,
    0,
    0
  ,
  
    -2.1220874022110854,
    0.08871620551075109,
    0,
    1,
    0
  ,
  
    -14.674347131327382,
    52.94080143142794,
    1,
    0,
    0
  ,
  
    -3.8508785600396616,
    -0.6596771529973134,
    1,
    0,
    0
  ,
  
    -21.88796933202926,
    1.8864441026140562,
    1,
    0,
    0
  ,
  
    -6.052312274372515,
    0.9504975375116999,
    1,
    0,
    0
  ,
  
    -9.601929522927625,
    3.2817015356686183,
    1,
    0,
    0
  ,
  
    -13.940878320874953,
    8.846836016575189,
    1,
    0,
    0
  ,
  
    -8.004904023759526,
    7.733757498605202,
    1,
    0,
    0
  ,
  
    -5.9975083722227405,
    8.80196403387985,
    1,
    0,
    0
  ,
  
    -2.650905868095559,
    8.33120597623815,
    1,
    0,
    0
  ,
  
    -0.40302906493432145,
    5.98008423636803,
    1,
    0,
    0
  ,
  
    0.8571939761050876,
    6.232777996758148,
    1,
    0,
    0
  ,
  
    2.0408782241458923,
    4.809789834975663,
    1,
    0,
    0
  ,
  
    3.6839004706628646,
    4.646373123030115,
    1,
    0,
    0
  ,
  
    5.6294174256029095,
    4.097110595480027,
    1,
    0,
    0
  ,
  
    11.091364530443657,
    4.353104621519711,
    1,
    0,
    0
  ,
  
    9.93997876388408,
    2.122134979306779,
    1,
    0,
    0
  ,
  
    13.832412231191286,
    0.17431700697764235,
    1,
    0,
    0
  ,
  
    11.180214349133863,
    -2.470391278508709,
    1,
    0,
    0
  ,
  
    19.54902592925127,
    -8.97477582522886,
    1,
    0,
    0
  ,
  
    9.629458340583913,
    -6.25454998439685,
    1,
    0,
    0
  ,
  
    8.265060672350183,
    -7.366180749262824,
    1,
    0,
    0
  ,
  
    6.930492369505189,
    -7.658714252510392,
    1,
    0,
    0
  ,
  
    4.6192919652856,
    -9.573020631609216,
    1,
    0,
    0
  ,
  
    1.9201996745729633,
    -8.2728827657134,
    1,
    0,
    0
  ,
  
    0.06770488601996053,
    -6.51234886815614,
    1,
    0,
    0
  ,
  
    -1.17755089352232,
    -5.593665414549564,
    1,
    0,
    0
  ,
  
    -2.1260217997006587,
    -4.061311716718528,
    1,
    0,
    0
  ,
  
    -2.9365291966264713,
    -2.9896424586405357,
    1,
    0,
    0
  ,
  
    -4.933462562447113,
    -2.2519497458433375,
    0,
    1,
    0
  ,
  
    -36.175887389406135,
    30.483551863023123,
    1,
    0,
    0
  ,
  
    -5.391877707081568,
    2.159150980394929,
    1,
    0,
    0
  ,
  
    -7.608822014325194,
    6.640668356799095,
    1,
    0,
    0
  ,
  
    -6.19739169839843,
    4.094580561098396,
    1,
    0,
    0
  ,
  
    -3.3917913141887337,
    2.0651384956182794,
    1,
    0,
    0
  ,
  
    6.096094404917081,
    0.4879254920480899,
    1,
    0,
    0
  ,
  
    9.90387026045987,
    1.7576259375705736,
    1,
    0,
    0
  ,
  
    8.588371051304962,
    0.32038329396559156,
    1,
    0,
    0
  ,
  
    5.0701448369880495,
    -2.5692731200313386,
    1,
    0,
    0
  ,
  
    6.057135238852509,
    -7.965896076235332,
    1,
    0,
    0
  ,
  
    1.842971677590558,
    -6.150652161304423,
    0,
    1,
    0
  ,
  
    -32.570573604491244,
    34.60371749517845,
    1,
    0,
    0
  ,
  
    -1.3905567435010988,
    21.412132619376496,
    1,
    0,
    0
  ,
  
    -3.768202427312287,
    8.548168574113292,
    1,
    0,
    0
  ,
  
    -2.9208995201194203,
    4.2384251329316065,
    1,
    0,
    0
  ,
  
    -2.001526850383222,
    1.4303756378669956,
    1,
    0,
    0
  ,
  
    -3.4183900718302453,
    4.557559710588236,
    1,
    0,
    0
  ,
  
    -4.030111014350719,
    3.5940061943137342,
    1,
    0,
    0
  ,
  
    -2.209688539318965,
    3.7207669028335753,
    0,
    1,
    0
  ,
  
    16.103807217470447,
    -18.41826841427372,
    1,
    0,
    0
  ,
  
    5.303830998790804,
    6.763944759126036,
    1,
    0,
    0
  ,
  
    11.868745563606357,
    10.079863577785977,
    1,
    0,
    0
  ,
  
    2.5287485490289336,
    1.19690279679047,
    0,
    1,
    0
  ,
  
    -17.93078824576663,
    -12.798721572874408,
    1,
    0,
    0
  ,
  
    1.7798555875226965,
    5.787639810172231,
    1,
    0,
    0
  ,
  
    4.047823215090422,
    7.769638403703782,
    0,
    1,
    0
  ,
  
    42.37571474417406,
    -64.18546212104549,
    1,
    0,
    0
  ,
  
    -0.4961023069269967,
    4.477607543820989,
    1,
    0,
    0
  ,
  
    1.1991421784956278,
    12.369639779958321,
    1,
    0,
    0
  ,
  
    2.6663849327718405,
    12.758382828608333,
    1,
    0,
    0
  ,
  
    0.9108375526132186,
    10.665835993823723,
    1,
    0,
    0
  ,
  
    -5.5424156690580135,
    5.634813548616297,
    0,
    1,
    0
  ,
  
    5.071225316811686,
    -8.028760373818947,
    1,
    0,
    0
  ,
  
    7.876591346081839,
    10.287786489121173,
    1,
    0,
    0
  ,
  
    2.9278410459531345,
    2.8681068177596902,
    1,
    0,
    0
  ,
  
    3.26357458715089,
    1.609003793720895,
    0,
    1,
    0
  ,
  
    -13.5133783057688,
    -13.595749394378846,
    1,
    0,
    0
  ,
  
    -3.053080836500039,
    5.051830714695421,
    1,
    0,
    0
  ,
  
    -1.6981731874341168,
    6.304957570012524,
    1,
    0,
    0
  ,
  
    -1.5795577703045713,
    9.335799241168731,
    1,
    0,
    0
  ,
  
    0.3865192104789823,
    2.127069569504726,
    0,
    1,
    0
  ,
  
    -18.685204575563883,
    -112.32100070835774,
    0,
    0,
    1
  
);

float[] model_prev_pen = new float[3];
float model_x;
float model_y;

void setup() {
  size(500,600);
  pixelDensity(displayDensity());
  background(255);
  
  model_x = 200;
  model_y = 200;
 
  drawStrokes(inputStroke);
  drawStrokes(prediction);
}

float alpha = 0;

void drawStrokes(FloatList strokes) {
  
  alpha = 0;
  
  for(int i = 0; i < strokes.size()/5; i++) {
    
    alpha += 2.0/(strokes.size()/5);
    color c = color(220,255*alpha/2,255-0.5*alpha*255,255);
    stroke(c);
    fill(c);
    
    float model_dx = strokes.get(5*i);
    float model_dy = strokes.get(5*i+1);  
    float model_pen_down = strokes.get(5*i+2);
    float model_pen_up = strokes.get(5*i+3);
    float model_pen_end = strokes.get(5*i+4);
      
    // Not needed since we are iteration on points (not on the model)
    if(model_prev_pen[2] == 1) {
      break;
    }
    
    if(model_prev_pen[0] == 1) {
      line(model_x, model_y, model_x + model_dx, model_y + model_dy);

    }
    
    model_x += model_dx;
    model_y += model_dy;
    
    model_prev_pen = new float[]{model_pen_down, model_pen_up, model_pen_end};
  }
  
}

void draw() {
 
  
}
